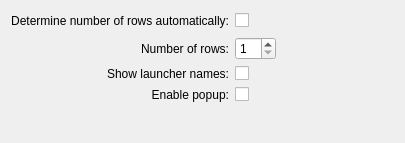
<?xml version="1.0" encoding="UTF-8"?>
<ui version="4.0">
 <class>quicklaunchConfig</class>
 <widget class="QWidget" name="quicklaunchConfig">
  <property name="geometry">
   <rect>
    <x>0</x>
    <y>0</y>
    <width>405</width>
    <height>143</height>
   </rect>
  </property>
  <property name="windowTitle">
   <string>Configure Quicklaunch</string>
  </property>
  <layout class="QGridLayout">
   <item row="0" column="0">
    <widget class="QLabel" name="autoSectionCountEnabledLabel">
     <property name="text">
      <string>Determine number of rows automatically:</string>
     </property>
     <property name="alignment">
      <set>Qt::AlignRight|Qt::AlignTrailing|Qt::AlignVCenter</set>
     </property>
     <property name="buddy">
      <cstring>autoSectionCountEnabledCheckBox</cstring>
     </property>
    </widget>
   </item>
   <item row="0" column="1">
    <widget class="QCheckBox" name="autoSectionCountEnabledCheckBox">
     <property name="text">
      <string notr="true"/>
     </property>
    </widget>
   </item>
   <item row="0" column="3">
    <spacer name="horizontalSpacer">
     <property name="orientation">
      <enum>Qt::Horizontal</enum>
     </property>
     <property name="sizeHint" stdset="0">
      <size>
       <width>40</width>
       <height>20</height>
      </size>
     </property>
    </spacer>
   </item>
   <item row="1" column="0">
    <widget class="QLabel" name="sectionCountLabel">
     <property name="text">
      <string>Number of rows:</string>
     </property>
     <property name="alignment">
      <set>Qt::AlignRight|Qt::AlignTrailing|Qt::AlignVCenter</set>
     </property>
     <property name="buddy">
      <cstring>sectionCountSpinBox</cstring>
     </property>
    </widget>
   </item>
   <item row="1" column="1" colspan="2">
    <widget class="QSpinBox" name="sectionCountSpinBox">
     <property name="suffix">
      <string notr="true"/>
     </property>
     <property name="minimum">
      <number>1</number>
     </property>
     <property name="value">
      <number>1</number>
     </property>
    </widget>
   </item>
   <item row="2" column="0">
    <widget class="QLabel" name="launcherNamesVisibleLabel">
     <property name="text">
      <string>Show launcher names:</string>
     </property>
     <property name="alignment">
      <set>Qt::AlignRight|Qt::AlignTrailing|Qt::AlignVCenter</set>
     </property>
     <property name="buddy">
      <cstring>launcherNamesVisibleCheckBox</cstring>
     </property>
    </widget>
   </item>
   <item row="2" column="1">
    <widget class="QCheckBox" name="launcherNamesVisibleCheckBox">
     <property name="text">
      <string/>
     </property>
    </widget>
   </item>
   <item row="3" column="0">
    <widget class="QLabel" name="popupEnabledLabel">
     <property name="text">
      <string>Enable popup:</string>
     </property>
     <property name="alignment">
      <set>Qt::AlignRight|Qt::AlignTrailing|Qt::AlignVCenter</set>
     </property>
     <property name="buddy">
      <cstring>popupEnabledCheckBox</cstring>
     </property>
    </widget>
   </item>
   <item row="3" column="1">
    <widget class="QCheckBox" name="popupEnabledCheckBox">
     <property name="text">
      <string/>
     </property>
    </widget>
   </item>
   <item row="4" column="0">
    <spacer name="verticalSpacer">
     <property name="orientation">
      <enum>Qt::Vertical</enum>
     </property>
     <property name="sizeHint" stdset="0">
      <size>
       <width>20</width>
       <height>40</height>
      </size>
     </property>
    </spacer>
   </item>
  </layout>
 </widget>
 <tabstops>
  <tabstop>autoSectionCountEnabledCheckBox</tabstop>
  <tabstop>sectionCountSpinBox</tabstop>
  <tabstop>launcherNamesVisibleCheckBox</tabstop>
  <tabstop>popupEnabledCheckBox</tabstop>
 </tabstops>
 <connections>
  <connection>
   <sender>autoSectionCountEnabledCheckBox</sender>
   <signal>toggled(bool)</signal>
   <receiver>sectionCountSpinBox</receiver>
   <slot>setDisabled(bool)</slot>
   <hints>
    <hint type="sourcelabel">
     <x>279</x>
     <y>22</y>
    </hint>
    <hint type="destinationlabel">
     <x>285</x>
     <y>37</y>
    </hint>
   </hints>
  </connection>
 </connections>
</ui>
